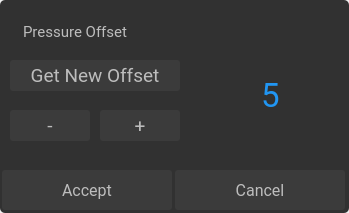
<?xml version="1.0" encoding="UTF-8"?>
<ui version="4.0">
 <class>PressureOffsetScreen</class>
 <widget class="QDialog" name="PressureOffsetScreen">
  <property name="geometry">
   <rect>
    <x>0</x>
    <y>0</y>
    <width>349</width>
    <height>213</height>
   </rect>
  </property>
  <property name="windowTitle">
   <string>Dialog</string>
  </property>
  <widget class="QLabel" name="pressureOffsetTitle">
   <property name="geometry">
    <rect>
     <x>23</x>
     <y>16</y>
     <width>161</width>
     <height>31</height>
    </rect>
   </property>
   <property name="font">
    <font>
     <family>Roboto</family>
     <pointsize>11</pointsize>
    </font>
   </property>
   <property name="styleSheet">
    <string notr="true">color:#BDBDBD</string>
   </property>
   <property name="text">
    <string>Pressure Offset</string>
   </property>
  </widget>
  <widget class="QPushButton" name="pressureOffsetAccept">
   <property name="geometry">
    <rect>
     <x>2</x>
     <y>170</y>
     <width>170</width>
     <height>40</height>
    </rect>
   </property>
   <property name="font">
    <font>
     <family>Roboto</family>
     <pointsize>12</pointsize>
    </font>
   </property>
   <property name="focusPolicy">
    <enum>Qt::NoFocus</enum>
   </property>
   <property name="styleSheet">
    <string notr="true">QPushButton {
background-color:#3B3B3B;
color:#BDBDBD;
border:none;
border-radius:3px;
}
QPushButton:pressed {
background-color:#606060;
color:#BDBDBD;
border:none;
border-radius:3px;
}
</string>
   </property>
   <property name="text">
    <string>Accept</string>
   </property>
  </widget>
  <widget class="QFrame" name="frame">
   <property name="geometry">
    <rect>
     <x>0</x>
     <y>0</y>
     <width>349</width>
     <height>213</height>
    </rect>
   </property>
   <property name="styleSheet">
    <string notr="true">background-color: rgb(49, 49, 49);
border: 1px;
border-radius: 5px;</string>
   </property>
   <property name="frameShape">
    <enum>QFrame::StyledPanel</enum>
   </property>
   <property name="frameShadow">
    <enum>QFrame::Raised</enum>
   </property>
   <widget class="QPushButton" name="pressureOffsetAuto">
    <property name="geometry">
     <rect>
      <x>10</x>
      <y>60</y>
      <width>170</width>
      <height>31</height>
     </rect>
    </property>
    <property name="font">
     <font>
      <family>Roboto</family>
      <pointsize>14</pointsize>
     </font>
    </property>
    <property name="focusPolicy">
     <enum>Qt::NoFocus</enum>
    </property>
    <property name="styleSheet">
     <string notr="true">QPushButton {
background-color:#3B3B3B;
color:#BDBDBD;
border:none;
border-radius:3px;
}
QPushButton:pressed {
background-color:#606060;
color:#BDBDBD;
border:none;
border-radius:3px;
}
</string>
    </property>
    <property name="text">
     <string>Get New Offset</string>
    </property>
   </widget>
   <widget class="QPushButton" name="pressureOffsetDecrease">
    <property name="geometry">
     <rect>
      <x>10</x>
      <y>110</y>
      <width>80</width>
      <height>31</height>
     </rect>
    </property>
    <property name="font">
     <font>
      <family>Roboto</family>
      <pointsize>14</pointsize>
     </font>
    </property>
    <property name="focusPolicy">
     <enum>Qt::NoFocus</enum>
    </property>
    <property name="styleSheet">
     <string notr="true">QPushButton {
background-color:#3B3B3B;
color:#BDBDBD;
border:none;
border-radius:3px;
}
QPushButton:pressed {
background-color:#606060;
color:#BDBDBD;
border:none;
border-radius:3px;
}
</string>
    </property>
    <property name="text">
     <string>-</string>
    </property>
   </widget>
   <widget class="QPushButton" name="pressureOffsetIncrease">
    <property name="geometry">
     <rect>
      <x>100</x>
      <y>110</y>
      <width>80</width>
      <height>31</height>
     </rect>
    </property>
    <property name="font">
     <font>
      <family>Roboto</family>
      <pointsize>14</pointsize>
     </font>
    </property>
    <property name="focusPolicy">
     <enum>Qt::NoFocus</enum>
    </property>
    <property name="styleSheet">
     <string notr="true">QPushButton {
background-color:#3B3B3B;
color:#BDBDBD;
border:none;
border-radius:3px;
}
QPushButton:pressed {
background-color:#606060;
color:#BDBDBD;
border:none;
border-radius:3px;
}
</string>
    </property>
    <property name="text">
     <string>+</string>
    </property>
   </widget>
  </widget>
  <widget class="QPushButton" name="pressureOffsetCancel">
   <property name="geometry">
    <rect>
     <x>175</x>
     <y>170</y>
     <width>170</width>
     <height>40</height>
    </rect>
   </property>
   <property name="font">
    <font>
     <family>Roboto</family>
     <pointsize>12</pointsize>
    </font>
   </property>
   <property name="focusPolicy">
    <enum>Qt::NoFocus</enum>
   </property>
   <property name="styleSheet">
    <string notr="true">QPushButton {
background-color:#3B3B3B;
color:#BDBDBD;
border:none;
border-radius:3px;
}
QPushButton:pressed {
background-color:#606060;
color:#BDBDBD;
border:none;
border-radius:3px;
}
</string>
   </property>
   <property name="text">
    <string>Cancel</string>
   </property>
  </widget>
  <widget class="QLabel" name="pressureOffsetValue">
   <property name="geometry">
    <rect>
     <x>210</x>
     <y>60</y>
     <width>121</width>
     <height>71</height>
    </rect>
   </property>
   <property name="font">
    <font>
     <family>Roboto</family>
     <pointsize>25</pointsize>
    </font>
   </property>
   <property name="styleSheet">
    <string notr="true">color:#2196F3</string>
   </property>
   <property name="text">
    <string>5</string>
   </property>
   <property name="alignment">
    <set>Qt::AlignCenter</set>
   </property>
  </widget>
  <zorder>frame</zorder>
  <zorder>pressureOffsetCancel</zorder>
  <zorder>pressureOffsetValue</zorder>
  <zorder>pressureOffsetAccept</zorder>
  <zorder>pressureOffsetTitle</zorder>
 </widget>
 <resources/>
 <connections/>
</ui>
